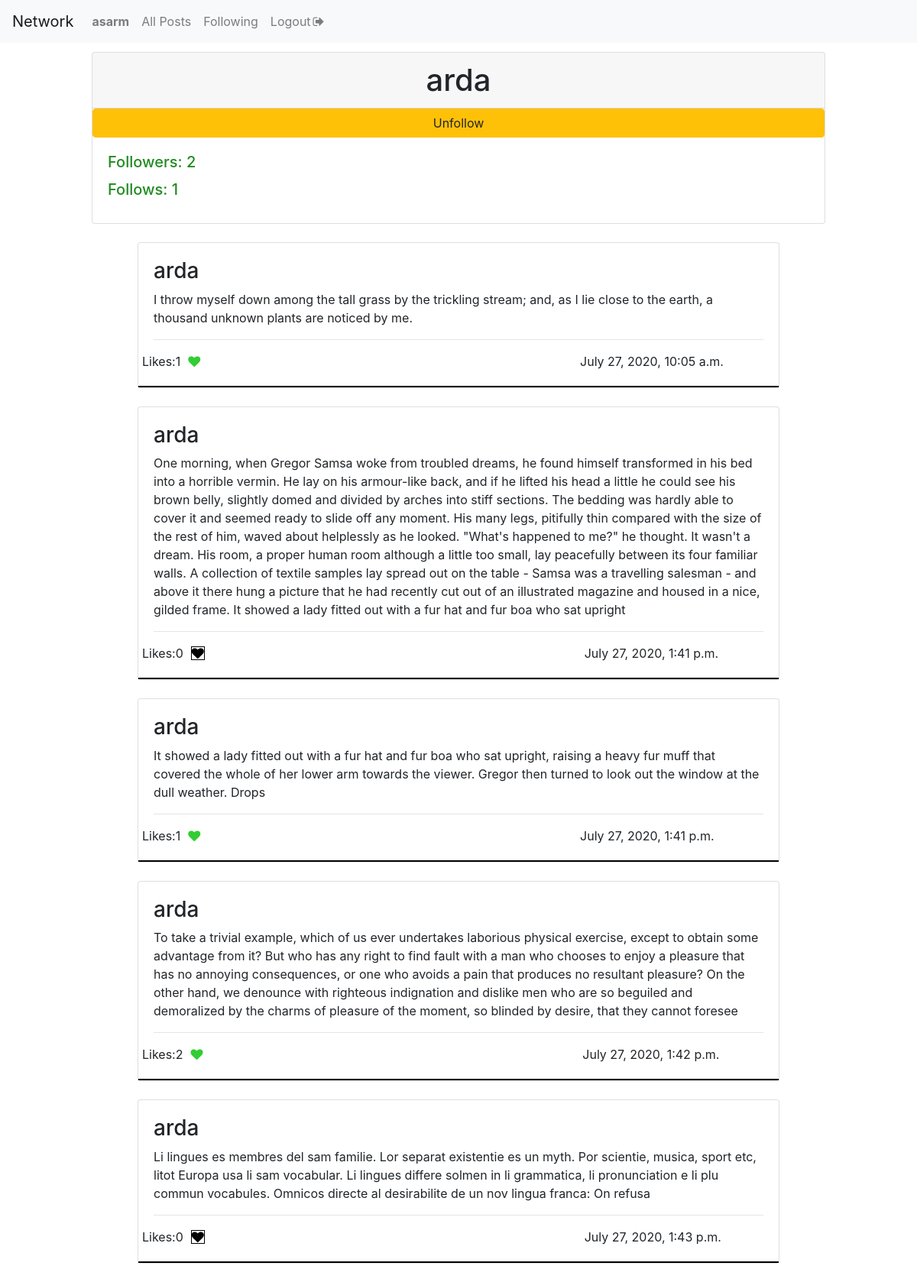
Screenshot of /profile/arda (signed in) with the database file from the repository.
### network/models.py (models this page shows, shortened)
class User(AbstractUser):
    pass

class Post(models.Model):
    user = models.ForeignKey('User',on_delete=models.CASCADE,related_name='author')
    date = models.DateTimeField(auto_now_add=True)
    liked = models.ManyToManyField('User',blank=True,related_name='post_likes')
    content = models.CharField(max_length=300)

### network/views.py (the view, shortened to what this page needs)
# urls.py: path("profile/<str:username>", views.profile, name="profile"),
def profile(request,username):
    if request.user.is_authenticated:
        check_following = Profile.objects.filter(target_user=get_object_or_404(User, username=username),follower=request.user)
        current_user = request.user
        userpage = get_object_or_404(User, username=username)
        follower = Profile.objects.filter(follower=userpage)
        follows = Profile.objects.filter(target_user=userpage)
        follows_count = len(follows)
        follower_count = len(follower)
        posts = Post.objects.filter(user=userpage)
        return render(request,"network/profile.html",{'check_following':check_following,'current_user':current_user,'userpage':userpage,'posts':posts,'follower':follower,'follows':follows,'follows_count':follows_count,'follower_count':follower_count})
    else:
        return HttpResponseRedirect(reverse("login"))

### network/templates/network/profile.html (shortened to what this page needs)
{% extends "network/layout.html" %}
{% block body %}
    <div class="card" style="margin: 0 auto;justify-content: center;width: 80%;margin-top: 1%">
      <h1 style="text-align: center;" class="card-header">{{userpage.username}}</h1>
      {% if current_user.username != userpage.username %}
          <form action="{% url 'profile' userpage.username %}" method="post">
              {% if not check_following %}
            <button type="submit" onclick="change_to_unfollow()" id="follow" class="btn btn-block btn-success">Follow</button>
              {% elif check_following %}
            <button type="submit" onclick="change_to_follow()" id="unfollow" class="btn btn-block btn-warning">Unfollow</button>
              {% endif %}
          </form>
      {% endif %}
      <div class="card-body">
          <a href="" style="color: forestgreen"><h5 class="card-title">Followers: {{ follows_count }}</h5></a>
          <a href="" style="color: forestgreen"><h5 class="card-title">Follows: {{ follower_count }}</h5></a>
      </div>
</div>
{% for post in posts %}
     <div class="card" style="margin: 0 auto;margin-top: 2%;width: 70%;margin-bottom: 2%">
        <div class="card-body" style="border-bottom: 2px solid black">
          <h3>{{ post.user.username }}</h3>
            {{post.content}}
            <hr>
              <div class="row">
                    <div>Likes:<span id="liked{{post.id}}">{{post.liked.all.count}}</span></div>
                          {% if request.user in post.liked.all %}
                              <a class="likebutton" href="#" data-catid="{{ post.id }}" id="{{post.id}}" data-total="{{post.liked.all.count}}"  data-value="Unlike" value="submit"><i class="fa fa-heart" id="heart{{post.id}}" style="margin-left: 10px;color:limegreen;"></i></a>
                          {% else %}
                              <a class="likebutton" href="#" data-catid="{{ post.id }}" id="{{post.id}}" data-total="{{post.liked.all.count}}"  data-value="Like" value="submit"><i class="fa fa-heart" id="heart{{post.id}}" style="margin-left: 10px;color:black;border: 1px solid"></i></a>
                          {% endif %}
                    <div style="text-align: end;margin-left: 60%">{{ post.date }}</div>
              </div>
        </div>
    </div>
{% endfor %}
{% endblock %}

### network/templates/network/layout.html (shortened to what this page needs)
{% load static %}
<!DOCTYPE html>
<html lang="en">
    <head>
        <link rel="stylesheet" href="https://stackpath.bootstrapcdn.com/bootstrap/4.4.1/css/bootstrap.min.css">
        <link rel="stylesheet" href="https://cdnjs.cloudflare.com/ajax/libs/font-awesome/4.7.0/css/font-awesome.min.css">
        <link href="{% static 'network/styles.css' %}" rel="stylesheet">
    </head>
    <body>
        <nav class="navbar navbar-expand-lg navbar-light bg-light">
            <a class="navbar-brand" href="{% url 'index' %}">Network</a>
            <div>
              <ul class="navbar-nav mr-auto">
                {% if user.is_authenticated %}
                    <li class="nav-item">
                        <a class="nav-link" href="{% url 'profile' user.username %}"><strong>{{ user.username }}</strong></a>
                    </li>
                {% endif %}
                <li class="nav-item">
                  <a class="nav-link" href="{% url 'index' %}">All Posts</a>
                </li>
                {% if user.is_authenticated %}
                    <li class="nav-item">
                        <a class="nav-link" href="{% url 'followings' %}">Following</a>
                    </li>
                <li class="nav-item">
                     <a class="nav-link" title="Log Out" href="{% url 'logout' %}">Logout<i style="margin-left: 3px" class="fa fa-sign-out"></i></a>
                </li>
                {% endif %}
              </ul>
            </div>
          </nav>
        <div class="body">
            {% block body %}
            {% endblock %}
        </div>
    </body>
        </html>

### rows the page displays
User: username "asarm"
User: username "arda"
Post: user.username "arda", content "I throw myself down among the tall grass by the trickling stream; and, as I lie close to the earth, a thousand unknown plants are noticed by me.", liked.all.count "1", date "July 27, 2020, 10:05 a.m."
Post: user.username "arda", content "One morning, when Gregor Samsa woke from troubled dreams, he found himself transformed in his bed into a horrible vermin. He lay on his armour-like back, and if he lifted his head a little he could see his brown belly, slightly domed and divided by arches into stiff sections. The bedding was hardly able to cover it and seemed ready to slide off any moment. His many legs, pitifully thin compared with the size of the rest of him, waved about helplessly as he looked. \"What's happened to me?\" he thought. It wasn't a dream. His room, a proper human room although a little too small, lay peacefully between its four familiar walls. A collection of textile samples lay spread out on the table - Samsa…", liked.all.count "0", date "July 27, 2020, 1:41 p.m."
Post: user.username "arda", content "It showed a lady fitted out with a fur hat and fur boa who sat upright, raising a heavy fur muff that covered the whole of her lower arm towards the viewer. Gregor then turned to look out the window at the dull weather. Drops", liked.all.count "1", date "July 27, 2020, 1:41 p.m."
Post: user.username "arda", content "To take a trivial example, which of us ever undertakes laborious physical exercise, except to obtain some advantage from it? But who has any right to find fault with a man who chooses to enjoy a pleasure that has no annoying consequences, or one who avoids a pain that produces no resultant pleasure? On the other hand, we denounce with righteous indignation and dislike men who are so beguiled and demoralized by the charms of pleasure of the moment, so blinded by desire, that they cannot foresee", liked.all.count "2", date "July 27, 2020, 1:42 p.m."
Post: user.username "arda", content "Li lingues es membres del sam familie. Lor separat existentie es un myth. Por scientie, musica, sport etc, litot Europa usa li sam vocabular. Li lingues differe solmen in li grammatica, li pronunciation e li plu commun vocabules. Omnicos directe al desirabilite de un nov lingua franca: On refusa", liked.all.count "0", date "July 27, 2020, 1:43 p.m."

### other values shown
{{ follows_count }} "2"
{{ follower_count }} "1"
